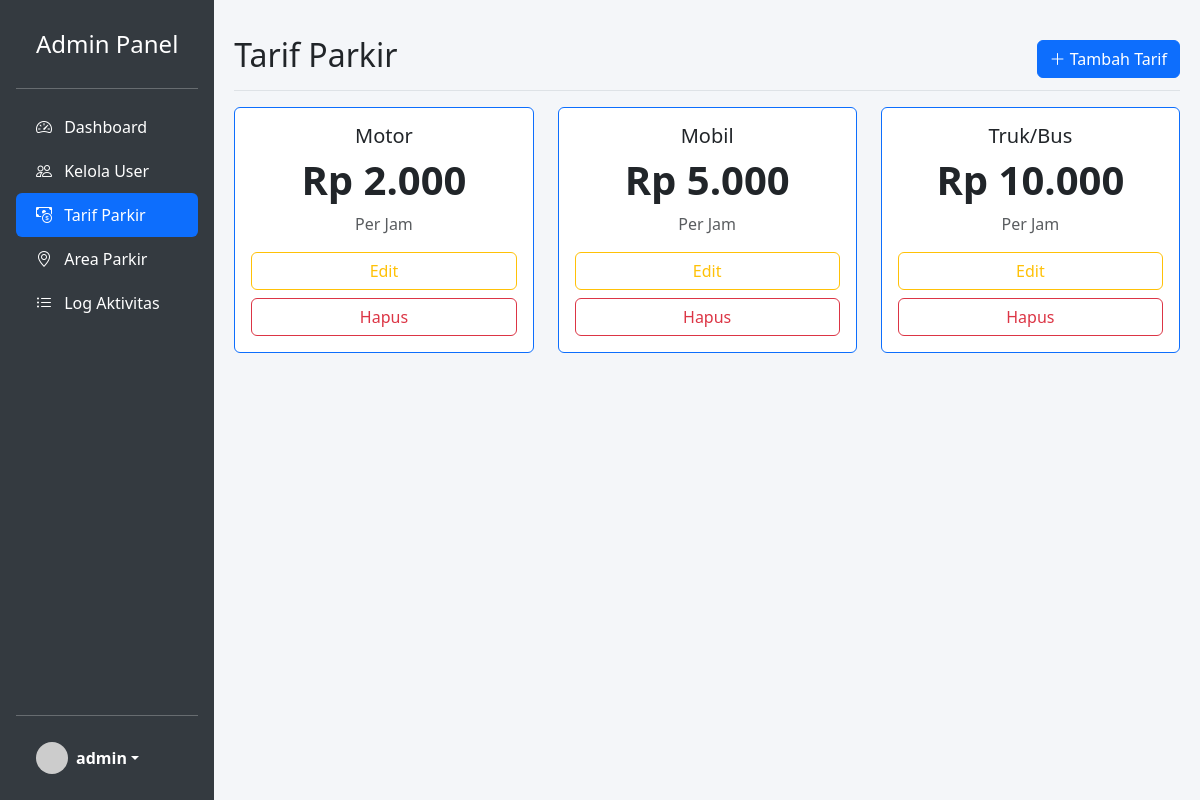
/admin/tarif.php (signed in), run on the app's committed database.
### tables this page shows
CREATE TABLE `jenis_kendaraan` (
  `id_jenis` int(11) NOT NULL AUTO_INCREMENT,
  `nama_jenis` varchar(50) NOT NULL,
  `tarif_per_jam` int(11) NOT NULL,
  PRIMARY KEY (`id_jenis`)
);

### config/koneksi.php (called while the page is built, shortened)
<?php
$hostname = 'localhost';
$username = 'root';
$password = '';
$database = 'db_parkir_ukk';
$koneksi = mysqli_connect($hostname, $username, $password, $database);
function query($query) {
    global $koneksi;
    $result = mysqli_query($koneksi, $query);
    $rows = [];
    while ($row = mysqli_fetch_assoc($result)) {
        $rows[] = $row;
    }
    return $rows;
}
?>

### admin/tarif.php (the view, shortened to what this page needs)
<?php include 'header.php'; ?>
<div class="d-flex justify-content-between flex-wrap flex-md-nowrap align-items-center pt-3 pb-2 mb-3 border-bottom">
    <h1 class="h2">Tarif Parkir</h1>
    <button type="button" class="btn btn-primary" data-bs-toggle="modal" data-bs-target="#tarifModal">
        <i class="bi bi-plus-lg"></i> Tambah Tarif
    </button>
</div>
<div class="row">
    <?php
    $tarifs = query("SELECT * FROM jenis_kendaraan");
    foreach ($tarifs as $t) : ?>
    <div class="col-md-4 mb-3">
        <div class="card h-100 border-primary">
            <div class="card-body text-center">
                <h5 class="card-title"><?= $t['nama_jenis'] ?></h5>
                <h2 class="display-6 fw-bold">Rp <?= number_format($t['tarif_per_jam'],0,',','.') ?></h2>
                <p class="text-muted">Per Jam</p>
                <div class="d-grid gap-2">
                    <button class="btn btn-outline-warning btn-edit"
                        data-id="<?= $t['id_jenis'] ?>"
                        data-nama="<?= $t['nama_jenis'] ?>"
                        data-tarif="<?= $t['tarif_per_jam'] ?>">
                        Edit
                    </button>
                    <a href="tarif.php?hapus=<?= $t['id_jenis'] ?>" class="btn btn-outline-danger" onclick="return confirm('Hapus tarif ini? Data transaksi terkait laporannya mungkin hilang referensi jika tidak di-handle.')">Hapus</a>
                </div>
            </div>
        </div>
    </div>
    <?php endforeach; ?>
</div>
<?php include 'footer.php'; ?>

### assets/css/style.css (style rules this page uses)
body { background-color: #f4f6f9; font-family: 'Segoe UI', Tahoma, Geneva, Verdana, sans-serif; }

### data on the page
jenis_kendaraan: nama_jenis "Motor", tarif_per_jam "2.000"
jenis_kendaraan: nama_jenis "Mobil", tarif_per_jam "5.000"
jenis_kendaraan: nama_jenis "Truk/Bus", tarif_per_jam "10.000"

### other printed values
$user_active['username'] "admin"
